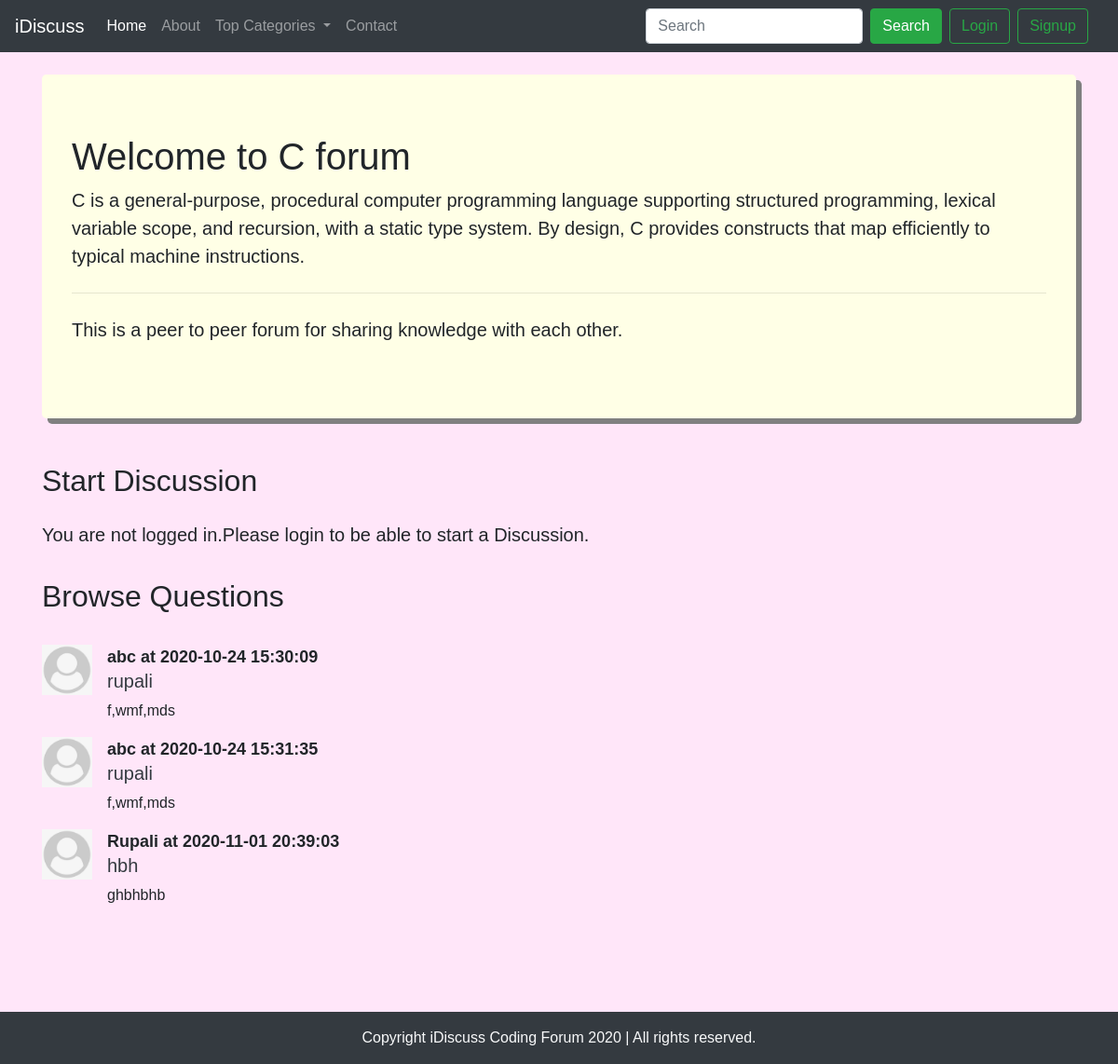
The app's page /threadlist.php?catid=1 with its own data.
### tables this page shows
CREATE TABLE `categories` (
  `category_id` int(8) NOT NULL,
  `category_name` varchar(255) NOT NULL,
  `category_description` varchar(255) NOT NULL,
  `created` timestamp NOT NULL DEFAULT current_timestamp() ON UPDATE current_timestamp()
);

CREATE TABLE `threads` (
  `thread_id` int(7) NOT NULL,
  `thread_title` varchar(255) NOT NULL,
  `thread_desc` text NOT NULL,
  `thread_cat_id` int(7) NOT NULL,
  `thread_user_id` int(7) NOT NULL,
  `thread_time` datetime NOT NULL DEFAULT current_timestamp()
);

CREATE TABLE `users` (
  `srno` int(11) NOT NULL,
  `username` varchar(30) NOT NULL,
  `user_password` varchar(255) NOT NULL,
  `timestamp` datetime NOT NULL DEFAULT current_timestamp()
);

### threadlist.php (the view, shortened to what this page needs)
<!doctype html>
<html lang="en">
<head>
    <link rel="stylesheet" href="https://maxcdn.bootstrapcdn.com/bootstrap/4.0.0/css/bootstrap.min.css"
>
</head>
<body>
    <?php  include 'partials/dbconnect.php'; ?>
    <?php  include 'partials/header.php'; ?>
<?php
$id = $_GET['catid'];
$sql="SELECT * FROM `categories` WHERE `category_id` = $id";
$result = mysqli_query($conn,$sql);
while($row = mysqli_fetch_assoc($result))
{
    $catname = $row['category_name'];
    $catdesc = $row['category_description'];
}
?>
<div class="container my-4">
        <div class="jumbotron">
            <h1 class="display-5">Welcome to <?php echo $catname; ?> forum</h1>
            <p class="lead"><?php echo $catdesc;  ?></p>
            <hr class="my-4">
            <p class="peer">This is a peer to peer forum for sharing knowledge with each other.</p>
        </div>
    </div>
  <?php
if(isset($_SESSION['login']) && $_SESSION['login'] == true)
{
  echo '<div class="container">
        <h2 class="py-3">Start Discussion</h2>
        <form action=" '. $_SERVER["REQUEST_URI"].' " method="post">
            <div class="form-group">
                <label for="title">Thread Title</label>
                <input type="text" class="form-control" id="title" name="title" placeholder="Thread">
                <small id="emailHelp" class="form-text text-muted">Keep your title as short as possible.</small>
            </div>
            <div class="form-group">
                <label for="desc">Eillaborate your Concern</label>
                <textarea class="form-control" id="desc" name="desc" rows="3"></textarea>
                <input type="hidden" name="sno" value='.$_SESSION['sno'].'>
            </div>
            <button type="submit" class="btn btn-success">Submit</button>
        </form>
    </div>';
}
    else
    {
      echo '<div class="container">
      <h2 class="py-3">Start Discussion</h2>
        <p class="lead"><b>You are not logged in.Please login to be able to start a Discussion.</b></p>
        </div>';
    }
?>
    <div class="container mb-5" id="ques">
        <h2 class="py-3">Browse Questions</h2>
        <?php
        $id = $_GET['catid'];
       $sql="SELECT * FROM `threads` WHERE thread_cat_id = $id";
        $result = mysqli_query($conn,$sql);
                    while($row = mysqli_fetch_assoc($result))
                    {
                        $id = $row['thread_id'];
                        $title = $row['thread_title'];
                        $desc = $row['thread_desc'];
                        $time = $row['thread_time'];
                        $thread_user_id =$row['thread_user_id'];
                        $sql2 ="select username from `users` where srno='$thread_user_id'  ";
                        $result2 = mysqli_query($conn,$sql2);
                        $row2 = mysqli_fetch_assoc($result2);
                      echo '<div class="media my-3">
                                <img class="mr-3" src="img/user.png" width="54px" alt="Generic placeholder image">
                                <div class="media-body">
                                <p class ="font-weight-bold my-0" style="font-size:18px">'.$row2['username'].' at '.$time.'</p>
                              <h5 class="mt-0"><a  class="text-dark" href="thread.php?threadid='.$id.'">'.$title.'</a></h5>
                                   '.$desc.'
                                   </div>
                            </div>';
                    }
        ?>
    </div>
    <?php include 'partials/footer.php' ?>
</body>
</html>

### partials/header.php (shortened to what this page needs)
<?php
echo '
<nav class="navbar navbar-expand-lg navbar-dark bg-dark">
  <a class="navbar-brand" href="/forum">iDiscuss</a>
  <button class="navbar-toggler" type="button" data-toggle="collapse" data-target="#navbarSupportedContent" aria-controls="navbarSupportedContent" aria-expanded="false" aria-label="Toggle navigation">
    <span class="navbar-toggler-icon"></span>
  </button>
  <div class="collapse navbar-collapse" id="navbarSupportedContent">
    <ul class="navbar-nav mr-auto">
    <li class="nav-item active">
        <a class="nav-link" href="/forum">Home <span class="sr-only">(current)</span></a>
      </li>
      <li class="nav-item">
        <a class="nav-link" href="about.php">About</a>
      </li>
      <li class="nav-item dropdown">
        <a class="nav-link dropdown-toggle" href="#" id="navbarDropdown" role="button" data-toggle="dropdown" aria-haspopup="true" aria-expanded="false">
         Top Categories
        </a>
        <div class="dropdown-menu" aria-labelledby="navbarDropdown">';
      echo '</div>
      </li>
      <li class="nav-item">
      <a class="nav-link" href="contact.php">Contact</a>
    </li>
    </ul>
    <div class="row mx-2">';
    if(isset($_SESSION['login']) && $_SESSION['login']==true)
    {
      echo '<form class="form-inline my-2 my-lg-0" method="get" action="search.php">
          <input class="form-control mr-sm-2" type="search" name="search" placeholder="Search" aria-label="Search">
          <button class="btn btn-success my-2 my-sm-0" type="submit">Search</button>
        <p class="text-light mx-2 my-0">  welcome '.$_SESSION['username'].'</p>
        <a href="partials/logout.php" class="btn btn-outline-success ml-2"  data-target="#loginModal">Logout</a>
           </form>';
    }
     else
     {
      echo '<form class="form-inline my-2 my-lg-0" method="get" action="search.php" >
            <input class="form-control mr-sm-2" type="search" name="search" placeholder="Search" aria-label="Search">
            <button class="btn btn-success my-2 my-sm-0" type="submit">Search</button>
            </form>
            <button class="btn btn-outline-success ml-2" data-toggle="modal" data-target="#loginModal">Login</button>
            <button class="btn btn-outline-success mx-2"  data-toggle="modal" data-target="#signupModal" >Signup</button>';
     }
    echo' </div>
  </div>
</nav>';
?>

### partials/footer.php
<div class="container-fluid bg-dark text-light mb-0">
<p class="text-center mb-0 py-3">Copyright iDiscuss Coding Forum 2020 | All rights reserved.</p>
</div>

### threadlist.php (style rules this page uses)
form { font-size:20px; font-weight:bold; }
.jumbotron { box-shadow: 6px 6px gray; background-color:#ffffe6; }
body { font-family: Arial, Helvetica, sans-serif; background-color: #ffe6f9; }
.peer { font-size: 20px; }
#ques { min-height: 433px; }

### records on screen
categories: category_name "C", category_description "C is a general-purpose, procedural computer programming language supporting structured programming, lexical variable scope, and recursion, with a static type system. By design, C provides constructs that map efficiently to typical machine instructions."
threads: users.username "abc", thread_time "2020-10-24 15:30:09", thread_title "rupali", thread_desc "f,wmf,mds"
threads: users.username "abc", thread_time "2020-10-24 15:31:35", thread_title "rupali", thread_desc "f,wmf,mds"
threads: users.username "Rupali", thread_time "2020-11-01 20:39:03", thread_title "hbh", thread_desc "ghbhbhb"
